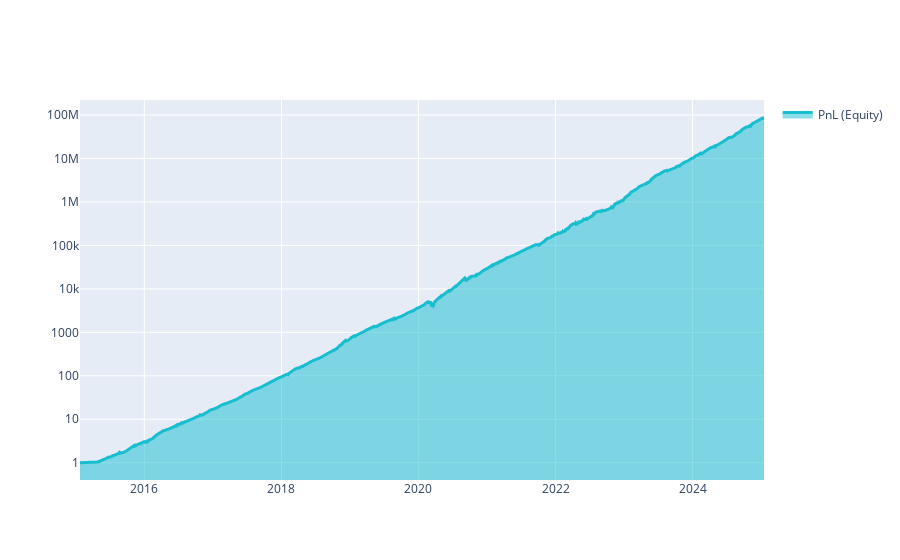

Notebook code cell kept with this figure:
### Markdown cell above
The sharpe ratio using the method above follows from **forward looking**. Predictions for (let us say) 2017 know about the relation between features and targets in 2020. Let us visualize the results:

### Code cell
import qnt.graph as qngraph

# Filtrar activos líquidos
stock_data = stock_data.where(stock_data.sel(field="is_liquid") > 0).dropna("asset", how="all")

# Calcular estadísticas
statistics = qnstats.calc_stat(stock_data, weights)

# Mostrar estadísticas
display(statistics.to_pandas().tail())

# Graficar rendimiento
performance = statistics.to_pandas()["equity"]
qngraph.make_plot_filled(performance.index, performance, name="PnL (Equity)", type="log")

# Mostrar Sharpe Ratio
display(statistics[-1:].sel(field=["sharpe_ratio"]).transpose().to_pandas())

# Verificar correlaciones
qnstats.print_correlation(weights, stock_data)

### Figure 1 — Plotly figure (JSON) as saved in the notebook; plotly's stock layout.template omitted (floating-point values rounded to 4 significant figures; data arrays with more than 128 entries replaced by an {"elided": "..."} marker saying what was removed)
{"data": [{"fill": "tonexty", "line": {"color": "#17BECF", "width": 3}, "name": "PnL (Equity)", "type": "scatter", "x": {"elided": "2512 str values"}, "y": {"elided": "2512 float values"}}], "layout": {"autosize": true, "showlegend": true, "xaxis": {"autorange": true, "range": ["2015-01-23", "2025-01-16"], "type": "date"}, "yaxis": {"range": [-0.3974, 8.346], "type": "log"}}}
